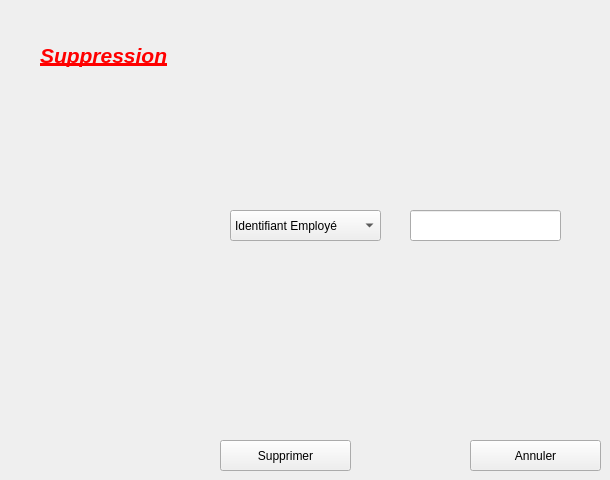
      <widget class="QWidget" name="tab_4">
       <attribute name="title">
        <string>Supprimer</string>
       </attribute>
       <widget class="QPushButton" name="pushButton_11">
        <property name="geometry">
         <rect>
          <x>470</x>
          <y>440</y>
          <width>131</width>
          <height>31</height>
         </rect>
        </property>
        <property name="text">
         <string>Annuler</string>
        </property>
       </widget>
       <widget class="QPushButton" name="pushButton_13">
        <property name="geometry">
         <rect>
          <x>220</x>
          <y>440</y>
          <width>131</width>
          <height>31</height>
         </rect>
        </property>
        <property name="text">
         <string>Supprimer</string>
        </property>
       </widget>
       <widget class="QLabel" name="label_40">
        <property name="geometry">
         <rect>
          <x>40</x>
          <y>30</y>
          <width>141</width>
          <height>51</height>
         </rect>
        </property>
        <property name="minimumSize">
         <size>
          <width>141</width>
          <height>0</height>
         </size>
        </property>
        <property name="maximumSize">
         <size>
          <width>141</width>
          <height>16777215</height>
         </size>
        </property>
        <property name="text">
         <string>&lt;html&gt;&lt;head/&gt;&lt;body&gt;&lt;p&gt;&lt;span style=&quot; font-size:16pt; font-weight:600; font-style:italic; text-decoration: underline; color:#ff0000;&quot;&gt;Suppression&lt;/span&gt;&lt;/p&gt;&lt;/body&gt;&lt;/html&gt;</string>
        </property>
        <property name="wordWrap">
         <bool>false</bool>
        </property>
        <property name="openExternalLinks">
         <bool>false</bool>
        </property>
       </widget>
       <widget class="QLineEdit" name="lineEdit_15">
        <property name="geometry">
         <rect>
          <x>410</x>
          <y>210</y>
          <width>151</width>
          <height>31</height>
         </rect>
        </property>
       </widget>
       <widget class="QComboBox" name="comboBox_2">
        <property name="geometry">
         <rect>
          <x>230</x>
          <y>210</y>
          <width>151</width>
          <height>31</height>
         </rect>
        </property>
        <item>
         <property name="text">
          <string>Identifiant Employé</string>
         </property>
        </item>
        <item>
         <property name="text">
          <string>Nom</string>
         </property>
        </item>
        <item>
         <property name="text">
          <string>Numéro de télèphone</string>
         </property>
        </item>
       </widget>
      </widget>
